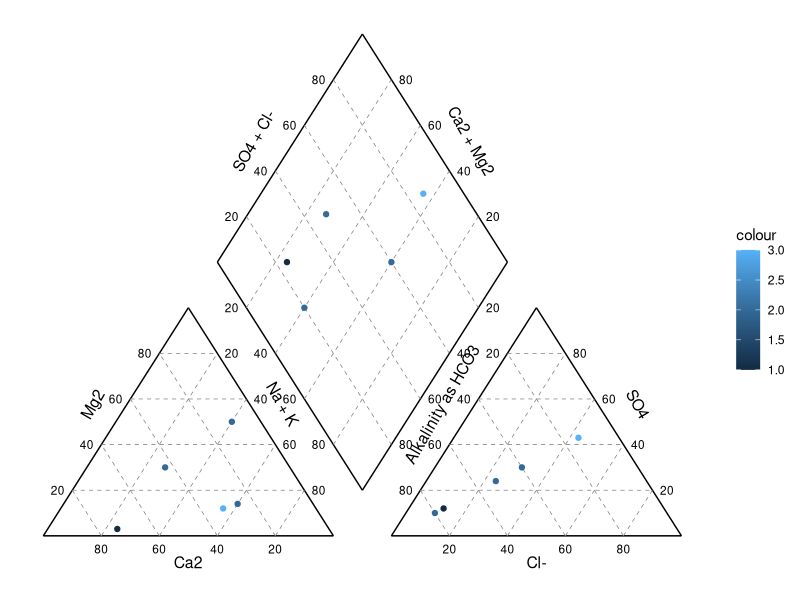
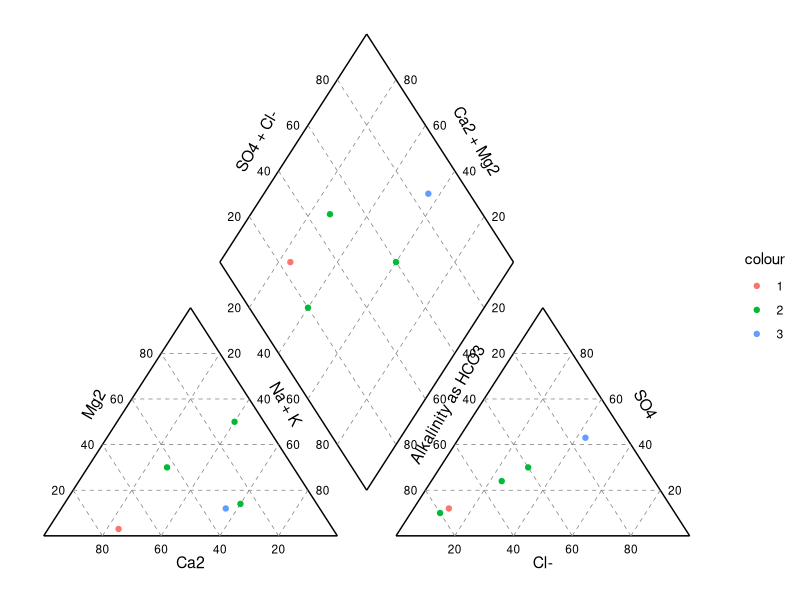
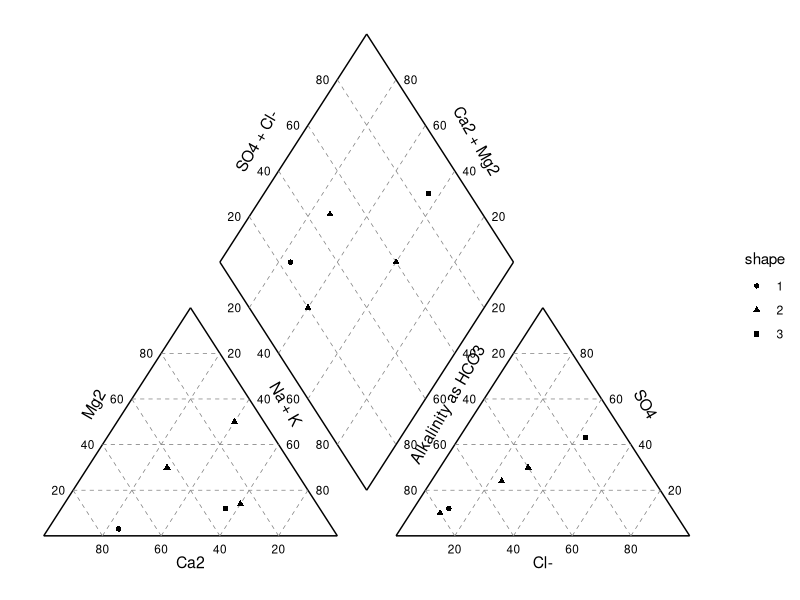
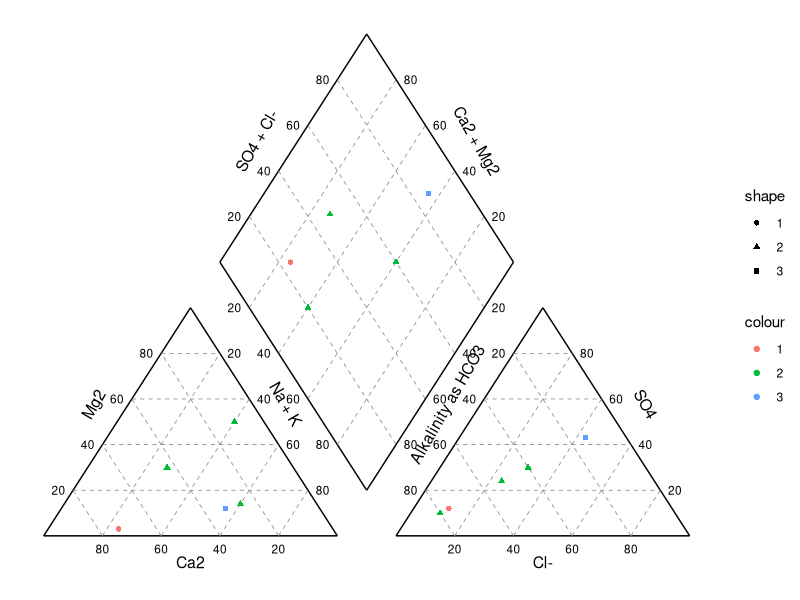
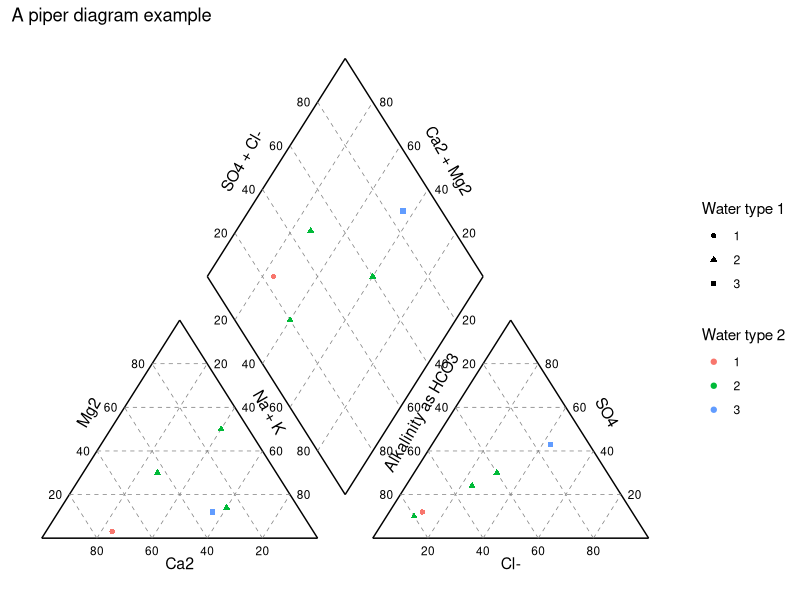

Recreate these plots in R, in order.
### A piper diagram based on the ternary plot example here: http://srmulcahy.github.io/2012/12/04/ternary-plots-r.html
### This was written quickly, and most likely contains bugs - I advise you to check it first.
### Jason Lessels jlessels@gmail.com


library(ggplot2)
ggplot_piper <- function(Mg, Ca, Cl, SO4, colour=NULL, shape=NULL) {
  
  y1 <- Mg * 0.86603
  x1 <- 100*(1-(Ca/100) - (Mg/200))
  y2 <- SO4 * 0.86603
  x2 <-120+(100*Cl/100 + 0.5 * 100*SO4/100)
  
  new_point <- function(x1, x2, y1, y2, grad=1.73206){
    b1 <- y1-(grad*x1)
    b2 <- y2-(-grad*x2)
    M <- matrix(c(grad, -grad, -1,-1), ncol=2)
    intercepts <- as.matrix(c(b1,b2))
    t_mat <- -solve(M) %*% intercepts
    data.frame(x=t_mat[1,1], y=t_mat[2,1])
  }
  
  np_list <- lapply(1:length(x1), function(i) new_point(x1[i], x2[i], y1[i], y2[i]))
  npoints <- do.call("rbind",np_list)
  
  
  grid1p1 <<- data.frame(x1 = c(20,40,60,80), x2= c(10,20,30,40),y1 = c(0,0,0,0), y2 =  c(17.3206,34.6412,51.9618, 69.2824))
  grid1p2 <<- data.frame(x1 = c(20,40,60,80), x2= c(60,70,80,90),y1 = c(0,0,0,0), y2 =  c(69.2824, 51.9618,34.6412,17.3206))
  grid1p3 <<- data.frame(x1 = c(10,20,30,40), x2= c(90,80,70,60),y1 = c(17.3206,34.6412,51.9618, 69.2824), y2 =  c(17.3206,34.6412,51.9618, 69.2824))
  
  grid2p1 <<- grid1p1
  grid2p1$x1 <- grid2p1$x1+120
  grid2p1$x2 <- grid2p1$x2+120
  
  grid2p2 <<- grid1p2
  grid2p2$x1 <- grid2p2$x1+120
  grid2p2$x2 <- grid2p2$x2+120
  
  grid2p3 <<- grid1p3
  grid2p3$x1 <- grid2p3$x1+120
  grid2p3$x2 <- grid2p3$x2+120
  
  grid3p1 <<- data.frame(x1=c(100,90, 80, 70),y1=c(34.6412, 51.9618, 69.2824, 86.603), x2=c(150, 140, 130, 120), y2=c(121.2442,138.5648,155.8854,173.2060))
  grid3p2 <<- data.frame(x1=c(70, 80, 90, 100),y1=c(121.2442,138.5648,155.8854,173.2060), x2=c(120, 130, 140, 150), y2=c(34.6412, 51.9618, 69.2824, 86.603))
  
  
  
  
  points <-data.frame(x=c(x1, x2, npoints$x), y=c(y=y1, y2, npoints$y))  
  
  p <- ggplot() +
    ## left hand ternary plot 
    geom_segment(aes(x=0,y=0, xend=100, yend=0)) +
    geom_segment(aes(x=0,y=0, xend=50, yend=86.603)) +
    geom_segment(aes(x=50,y=86.603, xend=100, yend=0)) + 
    ## right hand ternary plot 
    geom_segment(aes(x=120,y=0, xend=220, yend=0)) +
    geom_segment(aes(x=120,y=0, xend=170, yend=86.603)) +
    geom_segment(aes(x=170,y=86.603, xend=220, yend=0)) +
    ## Upper diamond
    geom_segment(aes(x=110,y=190.5266, xend=60, yend=103.9236)) +
    geom_segment(aes(x=110,y=190.5266, xend=160, yend=103.9236)) + 
    geom_segment(aes(x=110,y=17.3206, xend=160, yend=103.9236)) +
    geom_segment(aes(x=110,y=17.3206, xend=60, yend=103.9236)) +
    
    ## Add grid lines to the plots
    geom_segment(aes(x=x1, y=y1, yend=y2, xend=x2), data=grid1p1, linetype = "dashed", size = 0.25, colour = "grey50") + 
    geom_segment(aes(x=x1, y=y1, yend=y2, xend=x2), data=grid1p2, linetype = "dashed", size = 0.25, colour = "grey50") +
    geom_segment(aes(x=x1, y=y1, yend=y2, xend=x2), data=grid1p3, linetype = "dashed", size = 0.25, colour = "grey50") +
    geom_segment(aes(x=x1, y=y1, yend=y2, xend=x2), data=grid2p1, linetype = "dashed", size = 0.25, colour = "grey50") +
    geom_segment(aes(x=x1, y=y1, yend=y2, xend=x2), data=grid2p2, linetype = "dashed", size = 0.25, colour = "grey50") +
    geom_segment(aes(x=x1, y=y1, yend=y2, xend=x2), data=grid2p3, linetype = "dashed", size = 0.25, colour = "grey50") +
    geom_segment(aes(x=x1, y=y1, yend=y2, xend=x2), data=grid3p1, linetype = "dashed", size = 0.25, colour = "grey50") +
    geom_segment(aes(x=x1, y=y1, yend=y2, xend=x2), data=grid3p2, linetype = "dashed", size = 0.25, colour = "grey50") +
    ### Labels and grid values
    #geom_text(aes(50,-10, label="Ca^2"), parse=T, size=4) + # Commented out, as parse=TRUE can cause issues
    geom_text(aes(50,-10, label="Ca2"), size=4) + 
    geom_text(aes(c(20,40,60,80),c(-5,-5,-5,-5), label=c(80, 60, 40, 20)), size=3) + 
    geom_text(aes(c(35,25,15,5),grid1p2$y2, label=c(80, 60, 40, 20)), size=3) + 
    geom_text(aes(c(95,85,75,65),grid1p3$y2, label=c(80, 60, 40, 20)), size=3) + 
    # geom_text(aes(17,50, label="Mg^2"), parse=T, angle=60, size=4) + 
    geom_text(aes(17,50, label="Mg2"), angle=60, size=4) + 
    geom_text(aes(82.5,50, label="Na + K"), angle=-60, size=4) + 
    geom_text(aes(170,-10, label="Cl-"), size=4) + 
    geom_text(aes(205,50, label="SO4"), angle=-60, size=4) + 
    geom_text(aes(137.5,50, label="Alkalinity as HCO3"), angle=60, size=4) +
    geom_text(aes(c(155,145,135,125),grid2p2$y2, label=c(20, 40, 60, 80)), size=3) + 
    geom_text(aes(c(215,205,195,185),grid2p3$y2, label=c(20, 40, 60, 80)), size=3) + 
    geom_text(aes(c(140,160,180,200),c(-5,-5,-5,-5), label=c(20, 40, 60, 80)), size=3) + 
    
    geom_text(aes(grid3p1$x1-5,grid3p1$y1,  label=c(80, 60, 40, 20)), size=3) + 
    geom_text(aes(grid3p1$x2+5,grid3p1$y2,  label=c(20, 40, 60, 80)), size=3) + 
    geom_text(aes(grid3p2$x1-5,grid3p2$y1,  label=c(20, 40, 60, 80)), size=3) + 
    geom_text(aes(grid3p2$x2+5,grid3p2$y2,  label=c(80, 60, 40, 20)), size=3) + 
    geom_text(aes(72.5,150, label="SO4 + Cl-"), angle=60, size=4) +
    geom_text(aes(147.5,150, label="Ca2 + Mg2"), angle=-60, size=4) +
    
    theme_bw() + 
    theme(panel.grid.major = element_blank(), panel.grid.minor = element_blank(), 
          panel.border = element_blank(), axis.ticks = element_blank(), 
          axis.text.x = element_blank(), axis.text.y = element_blank(),
          axis.title.x = element_blank(), axis.title.y = element_blank())
  
  ## Simple version - no colours and no factors
  if(is.null(colour)&&is.null(shape)){
    return(p + geom_point(aes(x=x, y=y), data=points))
  }
  ## Now there is colour but no factor
  if(!is.null(colour)&&is.null(shape)){
    points$colour <- rep(colour, 3)
    return(p + geom_point(aes(x=x, y=y, colour=colour), data=points))
  }
  ## Now there is no colour but a factor
  if(is.null(colour)&&!is.null(shape)){
    points$shape <- rep(shape, 3)
    return(p+ geom_point(aes(x=x, y=y, shape=shape), data=points))
  }
  ## Now there is colour and a factor
  if(!is.null(colour)&&!is.null(shape)){
    points$shape <- rep(shape, 3)
    points$colour <- rep(colour, 3)
    return(p + geom_point(aes(x=x, y=y, colour=colour, shape=shape), data=points))
  } 
  
  
}
### A plan and simple piper diagram
data=as.data.frame(list("Ca"=c(43,10,73,26,32),"Mg"=c(30,50,3,14,12),Cl=c(24,10,12,30,43),"SO4"=c(24,10,12,30,43),"WaterType"=c(2,2,1,2,3)),row.names=c("A","B","C","D","E"))
### Now a piper diagram with colouring - this could be stream temperature
ggplot_piper(Ca=data$Ca, Mg = data$Mg, Cl=data$Cl, SO4= data$SO4, colour=data$WaterType)
### Noon-continuous colours
ggplot_piper(Ca=data$Ca, Mg = data$Mg, Cl=data$Cl, SO4= data$SO4, colour=as.factor(data$WaterType))
### Now change the shape
ggplot_piper(Ca=data$Ca, Mg = data$Mg, Cl=data$Cl, SO4= data$SO4, shape=as.factor(data$WaterType))
### Now change the both shape and colour
ggplot_piper(Ca=data$Ca, Mg = data$Mg, Cl=data$Cl, SO4= data$SO4, shape=as.factor(data$WaterType), colour=as.factor(data$WaterType))
### Now add better labels to the legend - and a title.
ggplot_piper(Ca=data$Ca, Mg = data$Mg, Cl=data$Cl, SO4= data$SO4, shape=as.factor(data$WaterType), colour=as.factor(data$WaterType)) + 
  labs(shape="Water type 1", colour="Water type 2") + ggtitle("A piper diagram example")